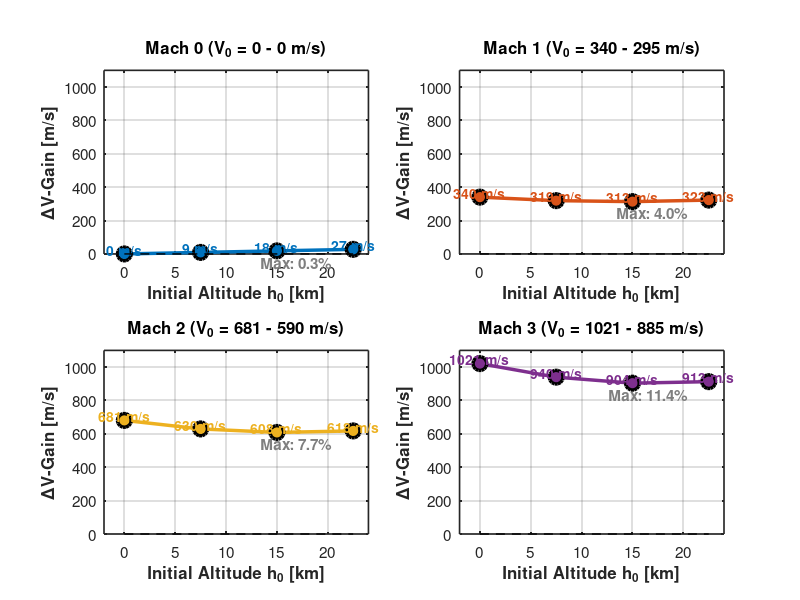

This chart was generated by the following MATLAB code: (Note: this script raises an error after producing the figure.)
% =========================================================================
% Assignment 2 : ΔV-GAIN ANALYSIS FOR AIR-LAUNCH SCENARIOS

clear all; close all; clc;

%% Physical Constants
fprintf('ΔV-GAIN ANALYSIS FOR AIR-LAUNCH SCENARIOS\n');


% Earth parameters
R_earth = 6371;          % Earth radius [km]
mu = 3.986004418e5;      % Earth gravitational parameter [km³/s²]
g0 = 9.80665e-3;         % Sea-level gravity [km/s²]

% Atmosphere parameters (US Standard Atmosphere 1976)
T0 = 288.15;             % Sea level temperature [K]
L = 0.0065;              % Temperature lapse rate [K/m] in troposphere
R_gas = 287.05;          % Specific gas constant for air [J/(kg·K)]
gamma_air = 1.4;         % Ratio of specific heats for air

% Target orbit
h_target = 185;          % Target orbit altitude [km]
r_target = R_earth + h_target;  % Target orbital radius [km]

%% Define Initial Conditions
% Initial altitudes [km]
h0_values = [0, 7.5, 15, 22.5];

% Initial Mach numbers
Mach_values = [0, 1, 2, 3];

% Number of cases
n_altitudes = length(h0_values);
n_mach = length(Mach_values);
n_cases = n_altitudes * n_mach;

%% Step 1: Calculate Atmospheric Properties and Speed of Sound

fprintf('ATMOSPHERIC PROPERTIES\n');


% Preallocate arrays
T_h0 = zeros(size(h0_values));      % Temperature at altitude [K]
a_h0 = zeros(size(h0_values));      % Speed of sound at altitude [km/s]

fprintf('Altitude [km] | Temperature [K] | Speed of Sound [m/s] \n');
fprintf('--------------------------------------------------------\n');

for i = 1:n_altitudes
    h = h0_values(i);  % Altitude in km
    
    % Temperature at altitude (valid for troposphere, h < 11 km)
    % T(h) = T₀ - L·h
    if h <= 11
        T_h0(i) = T0 - L * h * 1000;  % Convert km to m for lapse rate
    else
        % Stratosphere (isothermal at 11-25 km)
        T_h0(i) = T0 - L * 11000;  % Temperature at tropopause
    end
    
    % Speed of sound: a = sqrt(γ·R·T)
    a_h0(i) = sqrt(gamma_air * R_gas * T_h0(i)) / 1000;  % [km/s]
    
    fprintf('   %5.1f      |     %6.2f      |       %6.2f         \n', ...
            h, T_h0(i), a_h0(i)*1000);
end

%% Step 2: Calculate Initial Velocities

fprintf('INITIAL VELOCITIES (V₀ = M₀ × a)\n');

% Create velocity matrix [n_mach × n_altitudes]
V0_matrix = zeros(n_mach, n_altitudes);

fprintf('         | h₀ = 0 km  | h₀ = 7.5 km | h₀ = 15 km  | h₀ = 22.5 km\n');
fprintf('----------------------------------------------------------------------\n');

for i = 1:n_mach
    M = Mach_values(i);
    fprintf('M₀ = %d   |', M);
    
    for j = 1:n_altitudes
        V0_matrix(i,j) = M * a_h0(j);  % V₀ = M₀ × a [km/s]
        fprintf('  %.4f km/s |', V0_matrix(i,j));
    end
    fprintf('\n');
end

%% Step 3: Calculate Specific Orbital Energy

fprintf('SPECIFIC ORBITAL ENERGY\n');

% Target orbit specific energy (circular orbit)
% For circular orbit: v_circular = sqrt(μ/r)
v_target = sqrt(mu / r_target);  % Circular orbital velocity [km/s]
epsilon_target = v_target^2 / 2 - mu / r_target;  % Specific energy [km²/s²]

fprintf('Target Orbit (circular at h = %d km):\n', h_target);
fprintf('  Orbital radius: r = %.0f km\n', r_target);
fprintf('  Circular velocity: v_circ = √(μ/r) = %.4f km/s = %.0f m/s\n', ...
        v_target, v_target*1000);
fprintf('  Specific energy: ε_target = v²/2 - μ/r = %.4f km²/s²\n\n', epsilon_target);

% Initial specific energies for all cases
epsilon_initial = zeros(n_mach, n_altitudes);
r_initial = zeros(1, n_altitudes);

fprintf('Initial Specific Energies:\n');
fprintf('         | h₀ = 0 km  | h₀ = 7.5 km | h₀ = 15 km  | h₀ = 22.5 km\n');
fprintf('----------------------------------------------------------------------\n');

for i = 1:n_mach
    M = Mach_values(i);
    fprintf('M₀ = %d   |', M);
    
    for j = 1:n_altitudes
        h0 = h0_values(j);
        r0 = R_earth + h0;  % Initial radius [km]
        r_initial(j) = r0;
        
        V0 = V0_matrix(i,j);
        
        % Specific energy: kinetic + potential
        epsilon_initial(i,j) = V0^2 / 2 - mu / r0;  % [km²/s²]
        
        fprintf('  %8.4f   |', epsilon_initial(i,j));
    end
    fprintf('\n');
end

%% Step 4: Energy Difference Required

fprintf('ENERGY DIFFERENCE REQUIRED (Δε = ε_target - ε_initial)\n');


Delta_epsilon = zeros(n_mach, n_altitudes);

fprintf('         | h₀ = 0 km  | h₀ = 7.5 km | h₀ = 15 km  | h₀ = 22.5 km\n');
fprintf('----------------------------------------------------------------------\n');

for i = 1:n_mach
    M = Mach_values(i);
    fprintf('M₀ = %d   |', M);
    
    for j = 1:n_altitudes
        Delta_epsilon(i,j) = epsilon_target - epsilon_initial(i,j);  % [km²/s²]
        fprintf('  %8.4f   |', Delta_epsilon(i,j));
    end
    fprintf('\n');
end

%% Step 5: Calculate Equivalent ΔV

fprintf('EQUIVALENT ΔV CALCULATION\n');

Delta_V = zeros(n_mach, n_altitudes);

fprintf('Equivalent ΔV Required:\n');
fprintf('         | h₀ = 0 km  | h₀ = 7.5 km | h₀ = 15 km  | h₀ = 22.5 km\n');
fprintf('----------------------------------------------------------------------\n');

for i = 1:n_mach
    M = Mach_values(i);
    fprintf('M₀ = %d   |', M);
    
    for j = 1:n_altitudes
        v_i = V0_matrix(i,j);  % Initial velocity
        Delta_eps = Delta_epsilon(i,j);
        
        % Calculate required final velocity to achieve target energy
        % ε_target = v_f²/2 - μ/r_i
        % v_f = √(2·ε_target + 2μ/r_i) = √(2·Δε + v_i²)
        v_f = sqrt(2 * Delta_eps + v_i^2);
        
        % ΔV is the difference
        Delta_V(i,j) = v_f - v_i;  % [km/s]
        
        fprintf('  %7.4f  |', Delta_V(i,j));
    end
    fprintf('\n');
end

%% Step 6: Calculate ΔV-Gain Relative to Ground Launch

fprintf('ΔV-GAIN RELATIVE TO GROUND LAUNCH AT REST\n');


% Reference case: ground launch at rest (M=0, h=0)
Delta_V_reference = Delta_V(1,1);  % M₀=0, h₀=0 km

fprintf('Reference Case (Ground Launch at Rest):\n');
fprintf('  h₀ = 0 km, M₀ = 0\n');
fprintf('  Required ΔV = %.4f km/s = %.0f m/s\n\n', Delta_V_reference, Delta_V_reference*1000);

% Calculate ΔV-gain
Delta_V_gain = zeros(n_mach, n_altitudes);

fprintf('ΔV-GAIN = ΔV_reference - ΔV_case [km/s]:\n');
fprintf('         | h₀ = 0 km  | h₀ = 7.5 km | h₀ = 15 km  | h₀ = 22.5 km\n');
fprintf('----------------------------------------------------------------------\n');

for i = 1:n_mach
    M = Mach_values(i);
    fprintf('M₀ = %d   |', M);
    
    for j = 1:n_altitudes
        Delta_V_gain(i,j) = Delta_V_reference - Delta_V(i,j);  % [km/s]
        fprintf('  %7.4f  |', Delta_V_gain(i,j));
    end
    fprintf('\n');
end

fprintf('\nΔV-GAIN as Percentage of Reference:\n');
fprintf('         | h₀ = 0 km  | h₀ = 7.5 km | h₀ = 15 km  | h₀ = 22.5 km\n');
fprintf('----------------------------------------------------------------------\n');

for i = 1:n_mach
    M = Mach_values(i);
    fprintf('M₀ = %d   |', M);
    
    for j = 1:n_altitudes
        gain_percent = 100 * Delta_V_gain(i,j) / Delta_V_reference;
        fprintf('   %6.2f%% |', gain_percent);
    end
    fprintf('\n');
end

fprintf('\n');

%% Step 7: Detailed Analysis and Visualization

fprintf('DETAILED ANALYSIS\n');

% Find best and worst cases
[max_gain, max_idx] = max(Delta_V_gain(:));
[max_i, max_j] = ind2sub(size(Delta_V_gain), max_idx);

fprintf('MAXIMUM ΔV-GAIN:\n');
fprintf('  Case: M₀ = %d, h₀ = %.1f km\n', Mach_values(max_i), h0_values(max_j));
fprintf('  Initial velocity: V₀ = %.4f km/s = %.0f m/s\n', ...
        V0_matrix(max_i, max_j), V0_matrix(max_i, max_j)*1000);
fprintf('  ΔV required: %.4f km/s\n', Delta_V(max_i, max_j));
fprintf('  ΔV-gain: %.4f km/s = %.0f m/s\n', max_gain, max_gain*1000);
fprintf('  Percentage gain: %.2f%%\n\n', 100*max_gain/Delta_V_reference);

% Analyze contributions
fprintf('BREAKDOWN OF ΔV-GAIN SOURCES:\n\n');

% Pure altitude effect (M=0)
fprintf('1. Altitude Effect Only (M₀ = 0):\n');
for j = 2:n_altitudes
    h = h0_values(j);
    gain = Delta_V_gain(1,j);
    fprintf('   h₀ = %5.1f km: ΔV-gain = %.4f km/s (%.2f%%)\n', ...
            h, gain, 100*gain/Delta_V_reference);
end
fprintf('   Conclusion: Altitude alone provides %.2f%% gain at 22.5 km\n\n', ...
        100*Delta_V_gain(1,4)/Delta_V_reference);

% Pure velocity effect (h=0)
fprintf('2. Velocity Effect Only (h₀ = 0 km):\n');
for i = 2:n_mach
    M = Mach_values(i);
    gain = Delta_V_gain(i,1);
    fprintf('   M₀ = %d: ΔV-gain = %.4f km/s (%.2f%%)\n', ...
            M, gain, 100*gain/Delta_V_reference);
end
fprintf('   Conclusion: Mach 3 at sea level provides %.2f%% gain\n\n', ...
        100*Delta_V_gain(4,1)/Delta_V_reference);

% Combined effect
fprintf('3. Combined Effect (M₀ = 3, h₀ = 22.5 km):\n');
gain_combined = Delta_V_gain(4,4);
gain_alt = Delta_V_gain(1,4);
gain_vel = Delta_V_gain(4,1);
fprintf('   Total gain: %.4f km/s (%.2f%%)\n', gain_combined, 100*gain_combined/Delta_V_reference);
fprintf('   Altitude contribution: %.4f km/s\n', gain_alt);
fprintf('   Velocity contribution: %.4f km/s\n', gain_vel);
fprintf('   Synergy: %.4f km/s\n', gain_combined - gain_alt - gain_vel);


%% Visualization

% Figure 1: Individual plots for each Mach number (2x2 grid)
figure('Position', [50, 50, 1200, 900], 'Color', 'w');

colors_altitude = [0 0.4470 0.7410;    % Blue
                   0.8500 0.3250 0.0980;  % Red-orange
                   0.9290 0.6940 0.1250;  % Yellow-orange
                   0.4940 0.1840 0.5560]; % Purple

for i = 1:n_mach
    subplot(2, 2, i);
    hold on; grid on; box on;
    
    M = Mach_values(i);
    
    % Plot ΔV-gain vs altitude for this Mach number
    plot(h0_values, Delta_V_gain(i,:)*1000, 'o-', ...
         'LineWidth', 2.5, 'MarkerSize', 10, ...
         'Color', colors_altitude(i,:), ...
         'MarkerFaceColor', colors_altitude(i,:), ...
         'MarkerEdgeColor', 'k');
    
    % Add value labels on each point
    for j = 1:n_altitudes
        text(h0_values(j), Delta_V_gain(i,j)*1000 + 25, ...
             sprintf('%.0f m/s', Delta_V_gain(i,j)*1000), ...
             'HorizontalAlignment', 'center', 'FontSize', 10, ...
             'FontWeight', 'bold', 'Color', colors_altitude(i,:));
    end
    
    % Formatting
    xlabel('Initial Altitude h_0 [km]', 'FontSize', 12, 'FontWeight', 'bold');
    ylabel('\DeltaV-Gain [m/s]', 'FontSize', 12, 'FontWeight', 'bold');
    title(sprintf('Mach %d (V_0 = %.0f - %.0f m/s)', M, ...
          V0_matrix(i,1)*1000, V0_matrix(i,end)*1000), ...
          'FontSize', 13, 'FontWeight', 'bold');
    
    % Set consistent y-axis limits for comparison
    ylim([0, 1100]);
    xlim([-2, 24]);
    set(gca, 'FontSize', 11, 'LineWidth', 1.2);
    
    % Add reference line at y=0
    plot([h0_values(1), h0_values(end)], [0, 0], 'k--', 'LineWidth', 1);
    
    % Add percentage gain annotation
    gain_percent = 100 * Delta_V_gain(i,:) / Delta_V_reference;
    text(h0_values(end)-2, Delta_V_gain(i,end)*1000 - 80, ...
         sprintf('Max: %.1f%%', gain_percent(end)), ...
         'FontSize', 11, 'FontWeight', 'bold', ...
         'Color', [0.5 0.5 0.5], ...
         'HorizontalAlignment', 'right');
end

sgtitle('\DeltaV-Gain vs Altitude for Different Mach Numbers', ...
        'FontSize', 16, 'FontWeight', 'bold');

%% Figure 2: Combined comparison plot
figure('Position', [100, 100, 1000, 700], 'Color', 'w');

subplot(2,1,1);
hold on; grid on; box on;

% Plot all Mach numbers on same graph
markers = {'o', 's', '^', 'd'};
colors = [0 0.4470 0.7410;    % Blue (Mach 0)
          0.8500 0.3250 0.0980;  % Red (Mach 1)
          0.9290 0.6940 0.1250;  % Orange (Mach 2)
          0.4940 0.1840 0.5560]; % Purple (Mach 3)

for i = 1:n_mach
    plot(h0_values, Delta_V_gain(i,:)*1000, [markers{i} '-'], ...
         'LineWidth', 2.5, 'MarkerSize', 10, ...
         'Color', colors(i,:), ...
         'MarkerFaceColor', colors(i,:), ...
         'MarkerEdgeColor', 'k', ...
         'DisplayName', sprintf('Mach %d', Mach_values(i)));
end

xlabel('Initial Altitude h_0 [km]', 'FontSize', 13, 'FontWeight', 'bold');
ylabel('\DeltaV-Gain [m/s]', 'FontSize', 13, 'FontWeight', 'bold');
title('\DeltaV-Gain vs Altitude (All Mach Numbers)', ...
      'FontSize', 14, 'FontWeight', 'bold');
legend('Location', 'northwest', 'FontSize', 11);
ylim([0, 1100]);
set(gca, 'FontSize', 12, 'LineWidth', 1.2);

% Subplot 2: ΔV-Gain as percentage
subplot(2,1,2);
hold on; grid on; box on;

gain_percent_matrix = 100 * Delta_V_gain / Delta_V_reference;

for i = 1:n_mach
    plot(h0_values, gain_percent_matrix(i,:), [markers{i} '-'], ...
         'LineWidth', 2.5, 'MarkerSize', 10, ...
         'Color', colors(i,:), ...
         'MarkerFaceColor', colors(i,:), ...
         'MarkerEdgeColor', 'k', ...
         'DisplayName', sprintf('Mach %d', Mach_values(i)));
end

xlabel('Initial Altitude h_0 [km]', 'FontSize', 13, 'FontWeight', 'bold');
ylabel('\DeltaV-Gain [% of Reference]', 'FontSize', 13, 'FontWeight', 'bold');
title('\DeltaV-Gain as Percentage of Ground Launch', ...
      'FontSize', 14, 'FontWeight', 'bold');
legend('Location', 'northwest', 'FontSize', 11);
ylim([0, 14]);
set(gca, 'FontSize', 12, 'LineWidth', 1.2);

%% Summary Table

fprintf('FINAL SUMMARY TABLE\n');

fprintf('┌────────┬─────────┬────────────┬──────────────┬──────────────┬────────────┐\n');
fprintf('│  Case  │   h₀    │     M₀     │   V₀ [m/s]   │  ΔV [m/s]    │ Gain [m/s] │\n');
fprintf('├────────┼─────────┼────────────┼──────────────┼──────────────┼────────────┤\n');

case_num = 1;
for j = 1:n_altitudes
    for i = 1:n_mach
        fprintf('│  %2d    │ %5.1f   │    %d       │   %7.1f    │   %7.1f    │  %7.1f   │\n', ...
                case_num, h0_values(j), Mach_values(i), ...
                V0_matrix(i,j)*1000, Delta_V(i,j)*1000, Delta_V_gain(i,j)*1000);
        case_num = case_num + 1;
    end
    if j < n_altitudes
        fprintf('├────────┼─────────┼────────────┼──────────────┼──────────────┼────────────┤\n');
    end
end
fprintf('└────────┴─────────┴────────────┴──────────────┴──────────────┴────────────┘\n\n');

fprintf('Reference (Ground Launch at Rest): ΔV = %.0f m/s\n', Delta_V_reference*1000);
fprintf('Maximum Gain: %.0f m/s (%.1f%%) at M₀=%d, h₀=%.1f km\n\n', ...
        max_gain*1000, 100*max_gain/Delta_V_reference, ...
        Mach_values(max_i), h0_values(max_j));
